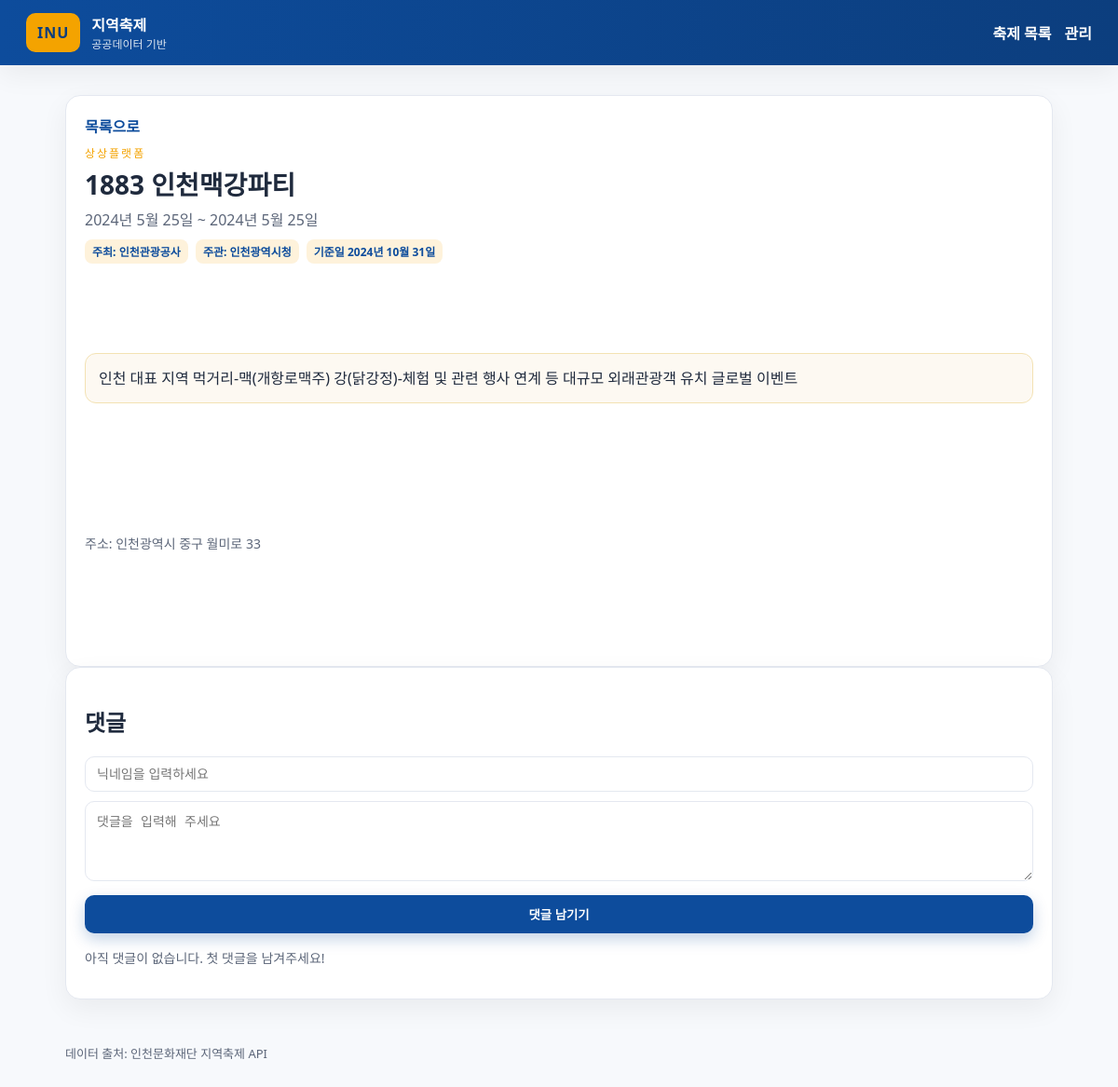
/festival/2/, run on the app's committed database.
### festivals/models.py (models this page shows, shortened)
class Festival(models.Model):
    external_id = models.CharField(max_length=255, unique=True, db_index=True, blank=True)
    title = models.CharField(max_length=200)
    location = models.ForeignKey(Location, null=True, blank=True, on_delete=models.SET_NULL, related_name="festivals")
    start_date = models.DateField(null=True, blank=True)
    end_date = models.DateField(null=True, blank=True)
    description = models.TextField(blank=True)
    telephone = models.CharField(max_length=50, blank=True)
    homepage = models.URLField(blank=True)
    extra_info = models.TextField(blank=True)
    data_reference_date = models.DateField(null=True, blank=True)
    pub_date = models.DateTimeField(null=True, blank=True)
    created_at = models.DateTimeField(auto_now_add=True)
    updated_at = models.DateTimeField(auto_now=True)
    class Meta:
        ordering = ["start_date", "title"]
    def _get_org_name(self, role: str):
        rel = self.organizations.filter(role=role).select_related("organization").first()
        return rel.organization.name if rel else ""
    @property
    def organizer_name(self):
        return self._get_org_name(FestivalOrganization.Role.ORGANIZER)
    @property
    def host_name(self):
        return self._get_org_name(FestivalOrganization.Role.HOST)
    @property
    def sponsor_name(self):
        return self._get_org_name(FestivalOrganization.Role.SPONSOR)
    @property
    def place_name(self):
        return self.location.name if self.location else ""
    @property
    def place(self):
        return self.place_name
    @property
    def organizer(self):
        return self.organizer_name
    @property
    def host(self):
        return self.host_name
    @property
    def sponsor(self):
        return self.sponsor_name
    @property
    def address_road(self):
        return self.location.address_road if self.location else ""
    @property
    def address_lot(self):
        return self.location.address_lot if self.location else ""
    @property
    def latitude(self):
        return self.location.latitude if self.location else None

class Location(models.Model):
    name = models.CharField(max_length=200, blank=True)
    address_road = models.CharField(max_length=255, blank=True)
    address_lot = models.CharField(max_length=255, blank=True)
    latitude = models.DecimalField(max_digits=18, decimal_places=12, null=True, blank=True)
    longitude = models.DecimalField(max_digits=18, decimal_places=12, null=True, blank=True)
    class Meta:
        unique_together = ("name", "address_road", "address_lot", "latitude", "longitude")

class FestivalOrganization(models.Model):
    class Role(models.TextChoices):
        ORGANIZER = "organizer", "Organizer"
        HOST = "host", "Host"
        SPONSOR = "sponsor", "Sponsor"
    festival = models.ForeignKey(Festival, on_delete=models.CASCADE, related_name="organizations")
    organization = models.ForeignKey(Organization, on_delete=models.CASCADE, related_name="festival_roles")
    role = models.CharField(max_length=20, choices=Role.choices)
    class Meta:
        unique_together = ("festival", "role")

class Organization(models.Model):
    name = models.CharField(max_length=200, unique=True)
    telephone = models.CharField(max_length=50, blank=True)
    homepage = models.URLField(blank=True)
    class Meta:
        ordering = ["name"]

### festivals/views.py (the view)
# urls.py: path("festival/<int:pk>/", views.festival_detail, name="festival_detail"),
def festival_detail(request, pk: int):
    festival = get_object_or_404(Festival, pk=pk)
    comments = festival.comments.all()
    if request.method == "POST":
        form = CommentForm(request.POST)
        if form.is_valid():
            comment = form.save(commit=False)
            comment.festival = festival
            comment.save()
            messages.success(request, "댓글이 등록되었습니다.")
            return redirect(f"{reverse('festival_detail', args=[festival.id])}#comments")
        messages.error(request, "입력값을 확인해주세요.")
    else:
        form = CommentForm()
    return render(
        request,
        "festivals/festival_detail.html",
        {"festival": festival, "comments": comments, "form": form},
    )

### festivals/forms.py (shortened to what this page needs)
class CommentForm(forms.ModelForm):
    nickname = forms.CharField(
        max_length=30,
        min_length=2,
        widget=forms.TextInput(attrs={"placeholder": "닉네임을 입력하세요", "maxlength": 30}),
        error_messages={
            "required": "닉네임을 입력해 주세요.",
            "min_length": "닉네임은 2자 이상 입력해 주세요.",
        },
    )
    content = forms.CharField(
        max_length=1000,
        widget=forms.Textarea(
            attrs={"rows": 4, "placeholder": "댓글을 입력해 주세요", "maxlength": 1000}
        ),
        error_messages={"required": "내용을 입력해 주세요."},
    )
    class Meta:
        model = Comment
        fields = ["nickname", "content"]

### templates/festivals/festival_detail.html (shortened to what this page needs)
{% extends "base.html" %}
{% block content %}
<section class="panel">
    <a href="{% url 'festival_list' %}" class="link">목록으로</a>
    <div class="detail__header">
        <div>
            <p class="eyebrow">{{ festival.place|default:"장소 정보 없음" }}</p>
            <h1>{{ festival.title }}</h1>
            <p class="lede">
                {% if festival.start_date %}{{ festival.start_date }}{% if festival.end_date %} ~ {{ festival.end_date }}{% endif %}{% else %}일정 미정{% endif %}
            </p>
            <div class="detail__meta">
                {% if festival.organizer %}<span class="tag">주최: {{ festival.organizer }}</span>{% endif %}
                {% if festival.host %}<span class="tag">주관: {{ festival.host }}</span>{% endif %}
                {% if festival.data_reference_date %}<span class="tag">기준일 {{ festival.data_reference_date }}</span>{% endif %}
            </div>
        </div>
    </div>
    <article class="detail__body">
        {% if festival.description %}
            <pre class="description">{{ festival.description }}</pre>
        {% else %}
            <p class="muted">설명 정보가 없습니다.</p>
        {% endif %}
        {% if festival.address_road or festival.address_lot %}
            <p class="muted">주소: {{ festival.address_road|default:festival.address_lot }}</p>
        {% endif %}
    </article>
</section>
<section class="panel" id="comments">
    <h2>댓글</h2>
    <form method="post" class="comment-form">
        <div class="form-row">
            {{ form.nickname }}
        </div>
        <div class="form-row">
            {{ form.content }}
        </div>
        <button type="submit" class="button button--primary">댓글 남기기</button>
    </form>
    {% if comments %}
        <ul class="comment-list">
            {% for comment in comments %}
                <li class="comment">
                    <div class="comment__meta">
                        <strong>{{ comment.nickname }}</strong>
                        <span class="muted">{{ comment.created_at|date:"Y-m-d H:i" }}</span>
                    </div>
                    <p>{{ comment.content|linebreaksbr }}</p>
                </li>
            {% endfor %}
        </ul>
    {% else %}
        <p class="muted">아직 댓글이 없습니다. 첫 댓글을 남겨주세요!</p>
    {% endif %}
</section>
{% endblock %}

### static/css/style.css (style rules this page uses)
:root { --blue: #0d4c9c; --gold: #f4a300; --text: #1f2a3d; --muted: #5c6679; --bg: #f7f9fc; --panel: #ffffff; --border: #e4e8f0; --shadow: 0 10px 30px rgba(0, 0, 0, 0.06); }
* { box-sizing: border-box; }
body.page { margin: 0; font-family: "Segoe UI", "Noto Sans KR", system-ui, -apple-system, sans-serif; background: var(--bg); color: var(--text); }
a { color: var(--blue); text-decoration: none; }
.eyebrow { text-transform: uppercase; letter-spacing: 2px; color: var(--gold); font-size: 12px; margin: 0 0 4px; }
h1 { margin: 0 0 6px; font-size: 28px; }
.lede { margin: 0; color: var(--muted); }
.panel { background: var(--panel); border: 1px solid var(--border); border-radius: 16px; padding: 20px; box-shadow: var(--shadow); }
.button { border: none; padding: 11px 16px; border-radius: 10px; cursor: pointer; font-weight: 700; transition: transform 0.1s ease, box-shadow 0.2s ease; }
.button--primary { background: var(--blue); color: #fff; box-shadow: 0 6px 16px rgba(13, 76, 156, 0.25); }
.tag { display: inline-block; background: rgba(244, 163, 0, 0.14); color: var(--blue); padding: 4px 8px; border-radius: 8px; font-size: 12px; font-weight: 700; }
.muted { color: var(--muted); font-size: 14px; }
.link { font-weight: 700; }
.detail__header { margin-top: 8px; }
.detail__meta { display: flex; flex-wrap: wrap; gap: 8px; margin: 10px 0; }
.detail__body { margin-top: 14px; white-space: pre-wrap; }
.description { background: #fdf9f2; border: 1px solid #f3e2b3; border-radius: 12px; padding: 14px; font-family: "Noto Sans KR", "Segoe UI", sans-serif; line-height: 1.5; overflow-x: auto; }
.comment-form { display: flex; flex-direction: column; gap: 10px; margin-bottom: 16px; }
.form-row input, .form-row textarea { width: 100%; padding: 10px 12px; border: 1px solid var(--border); border-radius: 10px; font-size: 14px; }

### data on the page
Festival: place "상상플랫폼", title "1883 인천맥강파티", start_date "2024년 5월 25일", end_date "2024년 5월 25일", organizer "인천관광공사", host "인천광역시청", data_reference_date "2024년 10월 31일", description "인천 대표 지역 먹거리-맥(개항로맥주) 강(닭강정)-체험 및 관련 행사 연계 등 대규모 외래관광객 유치 글로벌 이벤트", address_road "인천광역시 중구 월미로 33"
